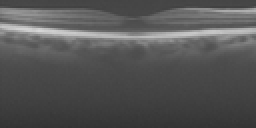
%> input picture DENOISING-ASCIBP-OCT/OCT image/12/average.tif, 128 x 64 px, shrunk from 900 x 450 before the run (shown 2 times larger)
$ octave Demo.m   (GNU Octave 9; MATLAB toolbox functions it lacks are replaced by stand-ins)
%> lines starting %> are read from the running program, lines starting %| are printed output that depends on the picture; long printed decimals are rounded
### DENOISING-ASCIBP-OCT/algor/csnr.m
function s=csnr(A,B,row,col)

[n,m,ch]=size(A);

if ch==1
   e=A-B;
   e=e(row+1:n-row,col+1:m-col);
   me=mean(mean(e.^2));
   s=10*log10(255^2/me);
else
   e=A-B;
   e=e(row+1:n-row,col+1:m-col,:);
   e1=e(:,:,1);e2=e(:,:,2);e3=e(:,:,3);
   me1=mean(mean(e1.^2));
   me2=mean(mean(e2.^2));
   me3=mean(mean(e3.^2));
   mse=(me1+me2+me3)/3;
   s  = 10*log10(255^2/mse);
end


return;

### DENOISING-ASCIBP-OCT/algor/WNNM_DeNoising.m
function [E_Img]   =  WNNM_DeNoising( N_Img, O_Img, Par )


E_Img           = N_Img;                                                        % Estimated Image
[Height Width]  = size(E_Img);
TotalPatNum     = (Height-Par.patsize+1)*(Width-Par.patsize+1);                 %Total Patch Number in the image
Dim             = Par.patsize*Par.patsize;


[Neighbor_arr Num_arr Self_arr] =	NeighborIndex(N_Img, Par);                  % PreCompute the all the patch index in the searching window
            NL_mat              =   zeros(Par.patnum,length(Num_arr));          % NL Patch index matrix
            CurPat              =	zeros( Dim, TotalPatNum );
            Sigma_arr           =   zeros( 1, TotalPatNum);
            EPat                =   zeros( size(CurPat) );
            W                   =   zeros( size(CurPat) );

     ps=10*log10((mean2(E_Img)/std2(E_Img))^2);
     ss =  cal_ssim( O_Img,E_Img,0,0 );
     SNR=(mean2(E_Img))^2/(std2(E_Img))^2;
     cors=SNR;
     corrs=ss;

for iter = 1 : Par.Iter
    img=E_Img;
    delta=I(E_Img);
    E_Img             	=	E_Img + delta.*(N_Img - E_Img);
    [CurPat Sigma_arr]	=	Im2Patch( E_Img, N_Img, Par );                      % image to patch and estimate local noise variance

    if (mod(iter-1,Par.Innerloop)==0)
        Par.patnum = Par.patnum-10;                                             % Lower Noise level, less NL patches
        NL_mat  =  Block_matching(CurPat, Par, Neighbor_arr, Num_arr, Self_arr);% Caculate Non-local similar patches for each
        if(iter==1)
            Sigma_arr = Par.nSig * ones(size(Sigma_arr));                       % First Iteration use the input noise parameter
        end
    end

     [EPat, W]  =  PatEstimation( NL_mat, Self_arr, Sigma_arr, CurPat, Par, N_Img );
     E_Img      =  Patch2Im( EPat, W, Par.patsize, Height, Width );


     ps=10*log10((mean2(E_Img)/std2(E_Img))^2);
     SNR=(mean2(E_Img))^2/(std2(E_Img))^2;
     ss =  cal_ssim( O_Img,E_Img,0,0 );
     cor=SNR;
     corr=ss;
     if corr<=corrs | cor<=cors
         E_Img  =  img;
         break;
     else
         corrs=corr;
         cors=cor;
     end

     PSNR  = csnr( O_Img, E_Img, 0, 0 );
    fprintf( 'Iter = %2.3f, PSNR = %.4f \n', iter, PSNR );
    fprintf( 'Iter = %2.3f, SSIM = %.5f \n', iter, ss );
     fprintf( 'Iter = %2.3f, SNR = %.5f \n', iter, SNR );
      fprintf( 'Iter = %2.3f, PS = %.4f \n', iter, ps );
end
return;

### DENOISING-ASCIBP-OCT/algor/NeighborIndex.m
function  [Neighbor_arr Num_arr SelfIndex_arr]  =  NeighborIndex(im, par)

SW      	=   par.SearchWin;
s           =   par.step;
TempR       =   size(im,1)-par.patsize+1;
TempC       =   size(im,2)-par.patsize+1;
R_GridIdx	=   [1:s:TempR];
R_GridIdx	=   [R_GridIdx R_GridIdx(end)+1:TempR];
C_GridIdx	=   [1:s:TempC];
C_GridIdx	=   [C_GridIdx C_GridIdx(end)+1:TempC];

Idx         =   (1:TempR*TempC);
Idx         =   reshape(Idx, TempR, TempC);
R_GridH     =   length(R_GridIdx);
C_GridW     =   length(C_GridIdx);

Neighbor_arr    =   int32(zeros(4*SW*SW,R_GridH*C_GridW));
Num_arr         =   int32(zeros(1,R_GridH*C_GridW));
SelfIndex_arr   =   int32(zeros(1,R_GridH*C_GridW));

for  i  =  1 : R_GridH
    for  j  =  1 : C_GridW
        OffsetR     =   R_GridIdx(i);
        OffsetC     =   C_GridIdx(j);
        Offset1  	=  (OffsetC-1)*TempR + OffsetR;
        Offset2   	=  (j-1)*R_GridH + i;

        top         =   max( OffsetR-SW, 1 );
        button      =   min( OffsetR+SW, TempR );
        left        =   max( OffsetC-SW, 1 );
        right       =   min( OffsetC+SW, TempC );

        NL_Idx     =   Idx(top:button, left:right);
        NL_Idx     =   NL_Idx(:);

        Num_arr(Offset2)  =  length(NL_Idx);
        Neighbor_arr(1:Num_arr(Offset2),Offset2)  =  NL_Idx;
        SelfIndex_arr(Offset2) = Offset1;
    end
end

### DENOISING-ASCIBP-OCT/algor/cal_ssim.m
function ssim  =  cal_ssim( im1, im2, b_row, b_col )

[h, w, ch]  =  size( im1 );
ssim  = 0;
if ch==1
    ssim   = ssim_index( im1(b_row+1:h-b_row, b_col+1:w-b_col), im2( b_row+1:h-b_row, b_col+1:w-b_col) );
else
    for i = 1:ch
        ssim   = ssim + ssim_index( im1(b_row+1:h-b_row, b_col+1:w-b_col, i), im2( b_row+1:h-b_row, b_col+1:w-b_col, i) );
   end
    ssim   =  ssim/3;
end
return;


function [mssim, ssim_map] = ssim_index(img1, img2, K, window, L)

%========================================================================
%SSIM Index, Version 1.0
%Copyright(c) 2003 Zhou Wang
%All Rights Reserved.
%
%The author was with Howard Hughes Medical Institute, and Laboratory
%for Computational Vision at Center for Neural Science and Courant
%Institute of Mathematical Sciences, New York University, USA. He is
%currently with Department of Electrical and Computer Engineering,
%University of Waterloo, Canada.
%
%----------------------------------------------------------------------
%Permission to use, copy, or modify this software and its documentation
%for educational and research purposes only and without fee is hereby
%granted, provided that this copyright notice and the original authors'
%names appear on all copies and supporting documentation. This program
%shall not be used, rewritten, or adapted as the basis of a commercial
%software or hardware product without first obtaining permission of the
%authors. The authors make no representations about the suitability of
%this software for any purpose. It is provided "as is" without express
%or implied warranty.
%----------------------------------------------------------------------
%
%This is an implementation of the algorithm for calculating the
%Structural SIMilarity (SSIM) index between two images. Please refer
%to the following paper:
%
%Z. Wang, A. C. Bovik, H. R. Sheikh, and E. P. Simoncelli, "Image
%quality assessment: From error measurement to structural similarity"
%IEEE Transactios on Image Processing, vol. 13, no. 4, Apr. 2004.
%
%Kindly report any suggestions or corrections to zhouwang@ieee.org
%
%----------------------------------------------------------------------
%
%Input : (1) img1: the first image being compared
%        (2) img2: the second image being compared
%        (3) K: constants in the SSIM index formula (see the above
%            reference). defualt value: K = [0.01 0.03]
%        (4) window: local window for statistics (see the above
%            reference). default widnow is Gaussian given by
%            window = fspecial('gaussian', 11, 1.5);
%        (5) L: dynamic range of the images. default: L = 255
%
%Output: (1) mssim: the mean SSIM index value between 2 images.
%            If one of the images being compared is regarded as
%            perfect quality, then mssim can be considered as the
%            quality measure of the other image.
%            If img1 = img2, then mssim = 1.
%        (2) ssim_map: the SSIM index map of the test image. The map
%            has a smaller size than the input images. The actual size:
%            size(img1) - size(window) + 1.
%
%Default Usage:
%   Given 2 test images img1 and img2, whose dynamic range is 0-255
%
%   [mssim ssim_map] = ssim_index(img1, img2);
%
%Advanced Usage:
%   User defined parameters. For example
%
%   K = [0.05 0.05];
%   window = ones(8);
%   L = 100;
%   [mssim ssim_map] = ssim_index(img1, img2, K, window, L);
%
%See the results:
%
%   mssim                        %Gives the mssim value
%   imshow(max(0, ssim_map).^4)  %Shows the SSIM index map
%
%========================================================================


if (nargin < 2 || nargin > 5)
   mssim = -Inf;
   ssim_map = -Inf;
   return;
end

if (size(img1) ~= size(img2))
   mssim = -Inf;
   ssim_map = -Inf;
   return;
end

[M, N] = size(img1);

if (nargin == 2)
   if ((M < 5) || (N < 5))
	   mssim = -Inf;
	   ssim_map = -Inf;
      return
   end
   window = fspecial('gaussian', 5, 1.5);	%
   K(1) = 0.01;								      % default settings
   K(2) = 0.03;								      %
   L = 255;                                  %
end

if (nargin == 3)
   if ((M < 5) || (N < 5))
	   mssim = -Inf;
	   ssim_map = -Inf;
      return
   end
   window = fspecial('gaussian', 5, 1.5);
   L = 255;
   if (length(K) == 2)
      if (K(1) < 0 || K(2) < 0)
		   mssim = -Inf;
   		ssim_map = -Inf;
	   	return;
      end
   else
	   mssim = -Inf;
   	ssim_map = -Inf;
	   return;
   end
end

if (nargin == 4)
   [H, W] = size(window);
   if ((H*W) < 4 || (H > M) || (W > N))
	   mssim = -Inf;
	   ssim_map = -Inf;
      return
   end
   L = 255;
   if (length(K) == 2)
      if (K(1) < 0 || K(2) < 0)
		   mssim = -Inf;
   		ssim_map = -Inf;
	   	return;
      end
   else
	   mssim = -Inf;
   	ssim_map = -Inf;
	   return;
   end
end

if (nargin == 5)
   [H, W] = size(window);
   if ((H*W) < 4 || (H > M) || (W > N))
	   mssim = -Inf;
	   ssim_map = -Inf;
      return
   end
   if (length(K) == 2)
      if (K(1) < 0 || K(2) < 0)
		   mssim = -Inf;
   		ssim_map = -Inf;
	   	return;
      end
   else
	   mssim = -Inf;
   	ssim_map = -Inf;
	   return;
   end
end

C1 = (K(1)*L)^2;
C2 = (K(2)*L)^2;
window = window/sum(sum(window));
img1 = double(img1);
img2 = double(img2);

mu1   = filter2(window, img1, 'valid');
mu2   = filter2(window, img2, 'valid');
mu1_sq = mu1.*mu1;
mu2_sq = mu2.*mu2;
mu1_mu2 = mu1.*mu2;
sigma1_sq = filter2(window, img1.*img1, 'valid') - mu1_sq;
sigma2_sq = filter2(window, img2.*img2, 'valid') - mu2_sq;
sigma12 = filter2(window, img1.*img2, 'valid') - mu1_mu2;

if (C1 > 0 && C2 > 0)
   ssim_map = ((2*mu1_mu2 + C1).*(2*sigma12 + C2))./((mu1_sq + mu2_sq + C1).*(sigma1_sq + sigma2_sq + C2));
else
   numerator1 = 2*mu1_mu2 + C1;
   numerator2 = 2*sigma12 + C2;
	denominator1 = mu1_sq + mu2_sq + C1;
   denominator2 = sigma1_sq + sigma2_sq + C2;
   ssim_map = ones(size(mu1));
   index = (denominator1.*denominator2 > 0);
   ssim_map(index) = (numerator1(index).*numerator2(index))./(denominator1(index).*denominator2(index));
   index = (denominator1 ~= 0) & (denominator2 == 0);
   ssim_map(index) = numerator1(index)./denominator1(index);
end

mssim = mean2(ssim_map);

return

### DENOISING-ASCIBP-OCT/algor/I.m

function delta = I(X)
    [m, n] = size(X);
    delta = zeros(m, n);

    offsets = [0 1; -1 1; -1 0; -1 -1];
    numLevels = 16;

    glcm = graycomatrix(X, 'Offset', offsets, 'NumLevels', numLevels, 'Symmetric', true);
    stats = graycoprops(glcm, {'Contrast', 'Homogeneity'});

    average_contrast = mean(stats.Contrast);
    average_homogeneity = mean(stats.Homogeneity);

    if average_homogeneity > 0.5
        delta(:) = 0.01;
    else
        delta(:) = 0.1 * (1 - (average_contrast / max(stats.Contrast)));
    end
end


### DENOISING-ASCIBP-OCT/algor/Im2Patch.m
function  [Y SigmaArr]  =  Im2Patch( E_Img,N_Img, par )
TotalPatNum = (size(E_Img,1)-par.patsize+1)*(size(E_Img,2)-par.patsize+1);                  %Total Patch Number in the image
Y           =   zeros(par.patsize*par.patsize, TotalPatNum, 'single');                      %Current Patches
N_Y         =   zeros(par.patsize*par.patsize, TotalPatNum, 'single');                      %Patches in the original noisy image
k           =   0;

for i  = 1:par.patsize
    for j  = 1:par.patsize
              k     =  k+1;
        E_patch     =  E_Img(i:end-par.patsize+i,j:end-par.patsize+j);
        N_patch     =  N_Img(i:end-par.patsize+i,j:end-par.patsize+j);
        Y(k,:)      =  E_patch(:)';
        N_Y(k,:)    =  N_patch(:)';
    end
end
 SigmaArr = par.lamada*sqrt(abs(repmat(par.nSig^2,1,size(Y,2))-mean((N_Y-Y).^2)));          %Estimated Local Noise Level

### DENOISING-ASCIBP-OCT/algor/Block_matching.m
function  [Init_Index]  =  Block_matching(X, par,Neighbor_arr,Num_arr, SelfIndex_arr)
L         =   length(Num_arr);
Init_Index   =  zeros(par.patnum,L);

for  i  =  1 : L
    Patch = X(:,SelfIndex_arr(i));
    Neighbors = X(:,Neighbor_arr(1:Num_arr(i),i));
     Dist = sum((repmat(Patch,1,size(Neighbors,2))-Neighbors).^2 ./((repmat(Patch,1,size(Neighbors,2))+Neighbors)));

    [val index] = sort(Dist);
    Init_Index(:,i)=Neighbor_arr(index(1:par.patnum),i);
end

### DENOISING-ASCIBP-OCT/algor/Patch2Im.m
function  [E_Img]  =  Patch2Im( ImPat, WPat, PatSize, ImageH, ImageW )
    TempR        =   ImageH-PatSize+1;
    TempC        =   ImageW-PatSize+1;
    TempOffsetR  =   [1:TempR];
    TempOffsetC  =   [1:TempC];

    E_Img  	=  zeros(ImageH,ImageW);
    W_Img 	=  zeros(ImageH,ImageW);
    k        =   0;
    for i  = 1:PatSize
        for j  = 1:PatSize
            k    =  k+1;
            E_Img(TempOffsetR-1+i,TempOffsetC-1+j)  =  E_Img(TempOffsetR-1+i,TempOffsetC-1+j) + reshape( ImPat(k,:)', [TempR TempC]);
            W_Img(TempOffsetR-1+i,TempOffsetC-1+j)  =  W_Img(TempOffsetR-1+i,TempOffsetC-1+j) + reshape( WPat(k,:)',  [TempR TempC]);
        end
    end
     E_Img  =  E_Img./(W_Img+eps);

### DENOISING-ASCIBP-OCT/algor/ParSet.m
function  [par]=ParSet(nSig)

par.nSig      =   nSig;                                 % Variance of the noise image
par.SearchWin =   21;                                   % Non-local patch searching window

par.c         =  5*sqrt(2);                              % Constant num for the weight vector 5*sqrt(2)
par.d         =  1.25*sqrt(2);
par.Innerloop =   2;                                    %1.25*sqrt(2) InnerLoop Num of between re-blockmatching
par.ReWeiIter =   3;
par.patsize       =   17;
par.patnum        =   90;
par.Iter          =   10;
par.lamada        =   0.83;

par.step      =   floor((par.patsize)/2-1);

### DENOISING-ASCIBP-OCT/algor/PatEstimation.m
function [ EPat W ] = PatEstimation( NL_mat, Self_arr, Sigma_arr, CurPat, Par,N_Img)
        img1 = N_Img;
        EPat = zeros(size(CurPat));
        W    = zeros(size(CurPat));
        for  i      =  1 : length(Self_arr)                                 % For each keypatch group
            Temp    =   CurPat(:, NL_mat(1:Par.patnum,i));

           Temp = double(Temp);
            TE      =   sort((Temp(:,1)));

            avgEntropy = mean2(entropy(img1));
            stdc = std((img1));
            rows1 = size(img1, 2);
            patd = Par.patsize / rows1;
            k = 0.8;
           entropy_threshold = avgEntropy * ( 1 - (k *(1 - exp(-stdc-patd)) / (1 + exp(-patd-stdc))))/100;

            variance_threshold = var(TE(:)) - 1;


            entropy_value = entropy(TE);
            variance_value = var(TE(:));


            M_Temp  =   repmat(mean( Temp, 2 ),1,Par.patnum);
            Temp    =   Temp-M_Temp;

            if entropy_value > entropy_threshold && variance_value > variance_threshold
               E_Temp 	=  WNNMs( Temp,Sigma_arr(Self_arr(i)),M_Temp, Par);

            else
               E_Temp 	=   WNNM( Temp, Par.d, Sigma_arr(Self_arr(i)), M_Temp, Par.ReWeiIter);
            end

            EPat(:,NL_mat(1:Par.patnum,i))  = EPat(:,NL_mat(1:Par.patnum,i))+E_Temp;
            W(:,NL_mat(1:Par.patnum,i))     = W(:,NL_mat(1:Par.patnum,i))+ones(Par.patsize*Par.patsize,size(NL_mat(1:Par.patnum,i),1));
        end
end

### DENOISING-ASCIBP-OCT/algor/Demo.m

    nSig  = 50;
    O_Img = double(imread('12\average.tif'));
%> O_Img: size 64x128 double; min 50, max 214, mean 85; mean of the top-left, top-right, bottom-left and bottom-right quarters 105.3, 103.5, 65.6, 65.6
    N_Img = double(imread('12\test.tif'));
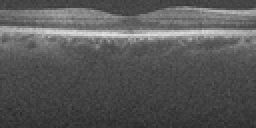
%> input picture DENOISING-ASCIBP-OCT/OCT image/12/test.tif, 128 x 64 px, shrunk from 900 x 450 before the run (shown 2 times larger)
%> N_Img: size 64x128 double; min 40, max 226, mean 87.5; mean of the top-left, top-right, bottom-left and bottom-right quarters 109.4, 108.3, 66.1, 66.1


% [5 lines of commented-out code are left out]
    PSNR  =  csnr( N_Img, O_Img, 0, 0 );
%> in csnr, `me=mean(mean(e.^2));`: me = 203.6
%> in csnr, `s=10*log10(255^2/me);`: s = 25.04
%> PSNR = 25.04
    fprintf( 'Noisy Image: nSig = %2.3f, PSNR = %.4f \n\n\n', nSig, PSNR );
%| Noisy Image: nSig = 50.000, PSNR = 25.0435

    Par   = ParSet(nSig);
    E_Img = WNNM_DeNoising( N_Img, O_Img, Par);
%> after the loop in NeighborIndex, `for  i  =  1 : R_GridH`:
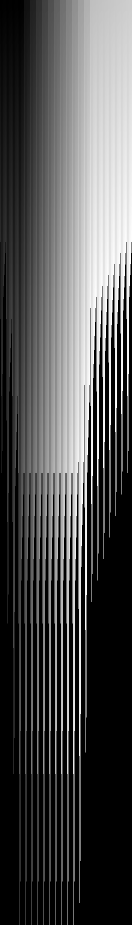
%> Neighbor_arr: size 1849x264 int32 (shown at 1/2 size); min 0, max 5376, mean 1685.4; drawn with min black and max white
%> in WNNM_DeNoising, `[Neighbor_arr Num_arr Self_arr] =	NeighborIndex(N_Img, Par);`: Num_arr = 264 values, max 1849 at index 40, min 484 at index 1, mean 1025.3; Self_arr = 264 values from 1 to 5376
%> in WNNM_DeNoising, `NL_mat              =   zeros(Par.patnum,length(Num_arr));`: NL_mat: size 90x264 double; every value is 0
%> in WNNM_DeNoising, `ps=10*log10((mean2(E_Img)/std2(E_Img))^2);`: ps = 8.43
%> in ssim_index, `mssim = mean2(ssim_map);`: mssim = 0.726
%> in WNNM_DeNoising, `SNR=(mean2(E_Img))^2/(std2(E_Img))^2;`: SNR = 6.97
%> in WNNM_DeNoising, `corrs=ss;`: corrs = 0.726
%> the loop in WNNM_DeNoising, `for iter = 1 : Par.Iter` made 3 passes
%> (ps, SNR, ssim in cal_ssim, ss, cor, corr) on pass 1: (8.7, 7.41, 0.901, 0.901, 7.41, 0.901)
%> (ps, SNR, ssim in cal_ssim, ss, cor, corr, corrs) on pass 2: (8.77, 7.54, 0.901, 0.901, 7.54, 0.901, 0.901)
%| Iter = 1.000, PSNR = 26.1522
%| Iter = 1.000, SSIM = 0.9012
%| Iter = 1.000, SNR = 7.411
%| Iter = 1.000, PS = 8.6988
%| Iter = 2.000, PSNR = 26.2945
%| Iter = 2.000, SSIM = 0.9015
%| Iter = 2.000, SNR = 7.539
%| Iter = 2.000, PS = 8.7730
%> pass 1, in WNNM_DeNoising, `[CurPat Sigma_arr]	=	Im2Patch( E_Img, N_Img, Par );`:
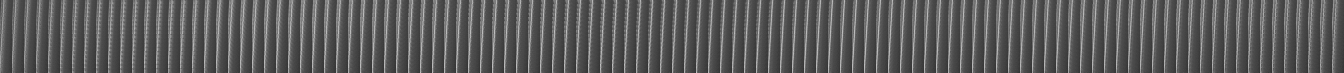
%> CurPat: size 289x5376 single (shown at 1/4 size); min 40, max 226, mean 91.1
%> pass 1, in WNNM_DeNoising, `NL_mat  =  Block_matching(CurPat, Par, Neighbor_arr, Num_arr, Self_arr);`:
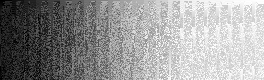
%> NL_mat: size 80x264 double; min 1, max 5376, mean 3190.8; drawn with min black and max white
%> after the loop in WNNM_DeNoising, `for iter = 1 : Par.Iter`:
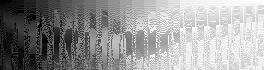
%> NL_mat: size 70x264 double; min 1, max 5376, mean 3183.6; drawn with min black and max white
%> after the loop in WNNM_DeNoising, `for iter = 1 : Par.Iter`: Par = {nSig 50, SearchWin 21, c 7.07, d 1.77, Innerloop 2, ReWeiIter 3}; Par.patnum = 70
    PSNR  = csnr( O_Img, E_Img, 0, 0 );
%> call 4 of csnr, with row = 0, col = 0
%> in csnr (call 4), `e=A-B;`:
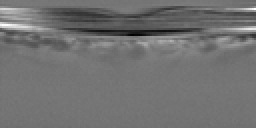
%> e: size 64x128 double (shown 2 times larger); min -72.8, max 84.55, mean -2.6; drawn with min black and max white
%> in csnr (call 4), `me=mean(mean(e.^2));`: me = 152.6
%> in csnr (call 4), `s=10*log10(255^2/me);`: s = 26.29
%> PSNR = 26.29

    fprintf( 'Estimated Image: nSig = %2.3f, PSNR = %2.2f \n\n\n', nSig, PSNR );
%| Estimated Image: nSig = 50.000, PSNR = 26.29
    figure,imshow(uint8(E_Img));
    psnr_noise=20*log10(255/sqrt(mean((E_Img(:)-O_Img(:)).^2)))
%> psnr_noise = 26.29
    ssim  =  cal_ssim( O_Img,E_Img,0,0 )
%> in ssim_index (call 5), `ssim_map = ((2*mu1_mu2 + C1).*(2*sigma12 + C2))./((mu1_sq + mu2_sq + C..`:
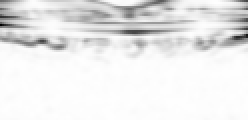
%> ssim_map: size 60x124 double (shown 2 times larger); min -0.166, max 0.997, mean 0.901; drawn with min black and max white
%> in ssim_index (call 5), `mssim = mean2(ssim_map);`: mssim = 0.901
%> ssim = 0.901
   snr=10*log10((mean2(E_Img)/std2(E_Img))^2)
%> snr = 8.77
